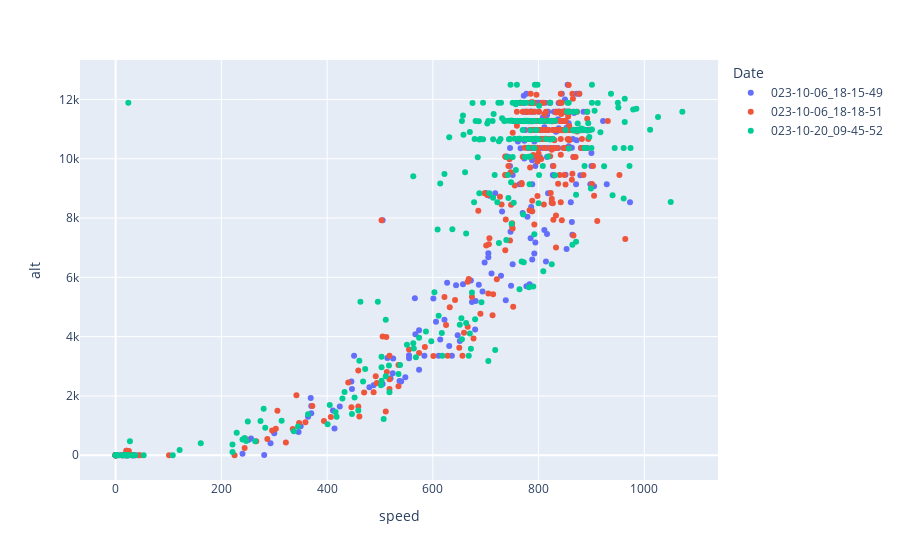

Notebook cell for this chart:
### Code cell
'''
Exemple de graph très rapidement sortable avec plotly
On peut cliquer sur la légende à droite pour afficher/cacher des objets
'''
fig = px.scatter(
    data_frame=filtered_df,
    y='alt',
    x='speed',
    color='Date'
)
fig.show()

### Figure 1 — Plotly figure (JSON) as saved in the notebook; plotly's stock layout.template omitted (floating-point values rounded to 4 significant figures; data arrays with more than 128 entries replaced by an {"elided": "..."} marker saying what was removed)
{"data": [{"hovertemplate": "Date=023-10-06_18-15-49<br>speed=%{x}<br>alt=%{y}<extra></extra>", "legendgroup": "023-10-06_18-15-49", "marker": {"color": "#636efa", "symbol": "circle"}, "mode": "markers", "name": "023-10-06_18-15-49", "orientation": "v", "showlegend": true, "type": "scatter", "x": {"elided": "301 int values"}, "xaxis": "x", "y": {"elided": "301 int values"}, "yaxis": "y"}, {"hovertemplate": "Date=023-10-06_18-18-51<br>speed=%{x}<br>alt=%{y}<extra></extra>", "legendgroup": "023-10-06_18-18-51", "marker": {"color": "#EF553B", "symbol": "circle"}, "mode": "markers", "name": "023-10-06_18-18-51", "orientation": "v", "showlegend": true, "type": "scatter", "x": {"elided": "311 int values"}, "xaxis": "x", "y": {"elided": "311 int values"}, "yaxis": "y"}, {"hovertemplate": "Date=023-10-20_09-45-52<br>speed=%{x}<br>alt=%{y}<extra></extra>", "legendgroup": "023-10-20_09-45-52", "marker": {"color": "#00cc96", "symbol": "circle"}, "mode": "markers", "name": "023-10-20_09-45-52", "orientation": "v", "showlegend": true, "type": "scatter", "x": {"elided": "276 int values"}, "xaxis": "x", "y": {"elided": "276 int values"}, "yaxis": "y"}], "layout": {"legend": {"title": {"text": "Date"}, "tracegroupgap": 0}, "margin": {"t": 60}, "xaxis": {"anchor": "y", "domain": [0, 1], "title": {"text": "speed"}}, "yaxis": {"anchor": "x", "domain": [0, 1], "title": {"text": "alt"}}}}
